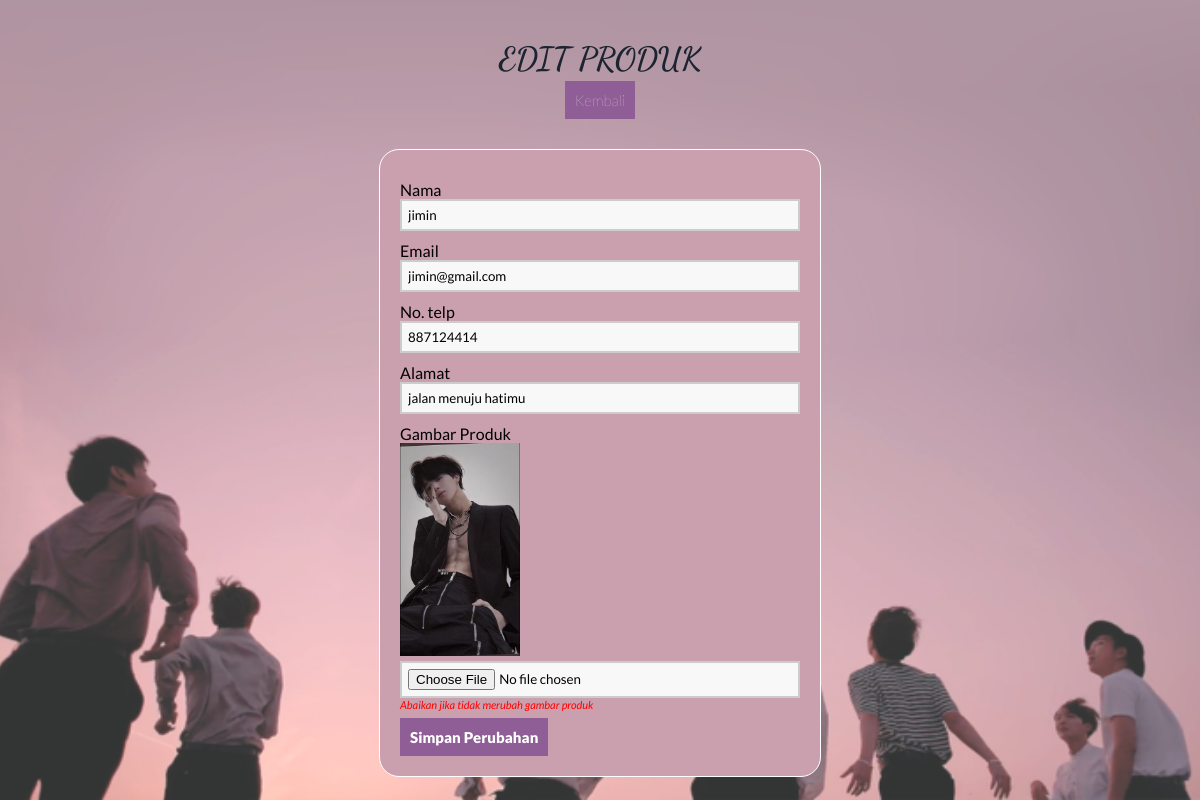
Page /crud/edit_produk.php?id=3 on the committed database.
### tables this page shows
CREATE TABLE `message` (
  `id` int(50) NOT NULL,
  `nama` varchar(50) NOT NULL,
  `email` varchar(50) NOT NULL,
  `notelp` int(30) NOT NULL,
  `pesan` varchar(255) NOT NULL,
  `gambar_produk` varchar(255) NOT NULL
);

### crud/edit_produk.php (the view, shortened to what this page needs)
<?php
include 'koneksi.php';
  if (isset($_GET['id'])) {
    $id = ($_GET["id"]);
    $query = "SELECT * FROM message WHERE id='$id'";
    $result = mysqli_query($koneksi, $query);
    $data = mysqli_fetch_assoc($result);
  } else {
    echo "<script>alert('Masukkan data id.');window.location='index.php';</script>";
  }
  ?>
<!DOCTYPE html>
<html>
<head>
    <link rel="stylesheet" href="https://cdnjs.cloudflare.com/ajax/libs/font-awesome/6.2.0/css/all.min.css"
 />
    <link rel="stylesheet" href="style1.css">
</head>
<body>
    <div class="center">
        <h1>Edit Produk</h1>
        <div class="link">
            <a href="index.php">Kembali</a>
        </div>
    </div>
    <form method="POST" action="proses_edit.php" enctype="multipart/form-data">
        <section class="base">
            <div>
                <label>Nama</label>
                <input type="text" name="nama" value="<?php echo $data['nama']; ?>" autofocus="" required="" />
            </div>
            <div>
                <label>Email</label>
                <input type="text" name="email" value="<?php echo $data['email']; ?>" />
            </div>
            <div>
                <label>No. telp</label>
                <input type="text" name="notelp" required="" value="<?php echo $data['notelp']; ?>" />
            </div>
            <div>
                <label>Alamat</label>
                <input type="text" name="pesan" required="" value="<?php echo $data['pesan']; ?>" />
            </div>
            <div>
                <label>Gambar Produk</label>
                <img src="img/<?php echo $data['gambar_produk']; ?>"
                    style="width: 120px;float: left;margin-bottom: 5px;">
                <input type="file" name="gambar_produk" />
                <i style="float: left;font-size: 11px;color: red">Abaikan jika tidak merubah gambar produk</i>
            </div>
            <div>
                <button type="submit">Simpan Perubahan</button>
            </div>
        </section>
    </form>
</body>
</html>

### crud/style1.css (style rules this page uses)
* { margin: 0; padding: 0; font-family: 'Lato', sans-serif; }
body { width: 100%; height: 100vh; background: url(img/download.png); background-position: center; background-size: cover; }
.center { text-align: center; padding: 40px 0; }
.center h1 { padding-bottom: 12px; font-family: 'Dancing Script', cursive; }
.center .link a { text-align: center; background-color: #905E96; color: #fff; padding: 10px; text-decoration: none; font-size: 15px; }
h1 { text-transform: uppercase; color: #1B2430; }
a { color: #fff; padding: 10px; text-decoration: none; font-size: 10px; font-weight: 200; }
button { display: flex; justify-content: center; background-color: #905E96; color: #fff; padding: 10px; text-decoration: none; font-size: 15px; border: 0px; margin-top: 20px; font-weight: 800; cursor: pointer; }
label { margin-top: 10px; float: left; text-align: left; width: 100%; }
input { padding: 6px; width: 100%; box-sizing: border-box; background: #f8f8f8; border: 2px solid #ccc; outline-color: #905E96; }
div { width: 100%; height: auto; }
.base { border-radius: 20px; border: solid 1px white; width: 400px; height: auto; padding: 20px; margin-left: auto; margin-right: auto; background: #CBA0AE; }

### rows in the picture
message: nama "jimin", email "jimin@gmail.com", notelp "887124414", pesan "jalan menuju hatimu", gambar_produk (picture)
